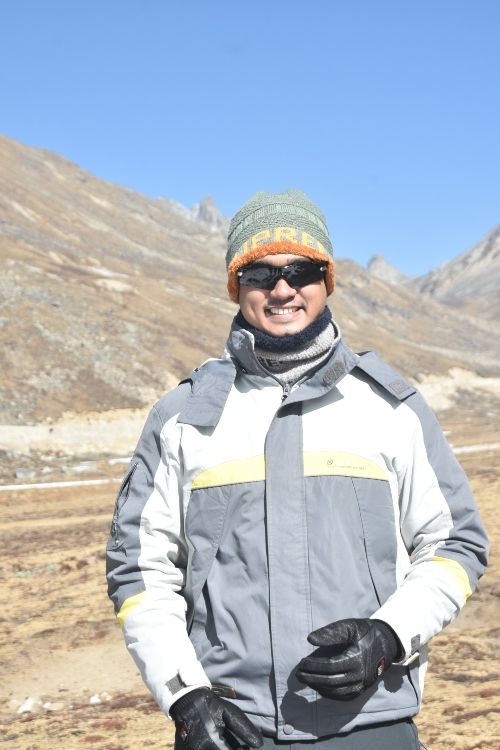
#> input picture Lab/dip_lap_4237/sample_color.JPG, 500 x 750 px, found by its file name
$ python Lab_08_Histogram_Equalization_for_an_Image.py
#> lines starting #> are read from the running program, lines starting #| are printed output that depends on the picture
import cv2
import numpy as np
import matplotlib.pyplot as plt

# Step 1: Load the input image
image = cv2.imread('sample_color.jpg', 0)  # Read image as grayscale
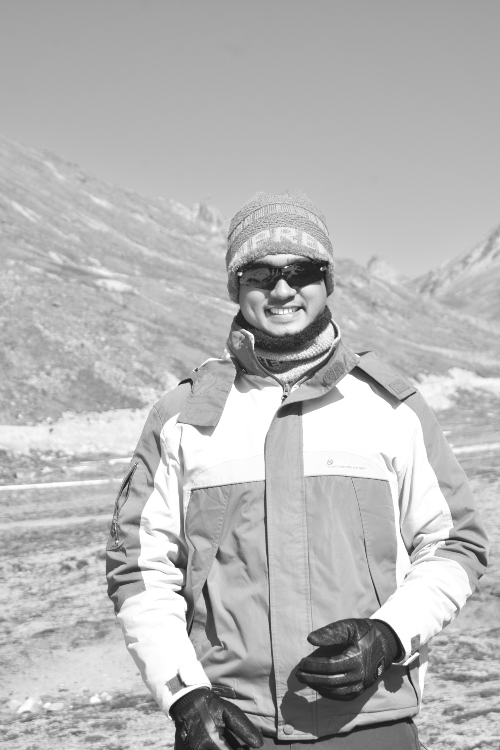
#> image: shape (750, 500); min 21, max 255, mean 181.8

# Step 2: Calculate the histogram of the input image
hist = cv2.calcHist([image], [0], None, [256], [0, 256])
#> hist = 256 values, max 18376 at index 255, min 0 at index 0, mean 1464.8

# Step 3: Compute the cumulative distribution function (CDF)
cdf = hist.cumsum()
#> cdf = 256 values from 0 to 375000

# Step 4: Normalize the CDF to the range [0, 255]
cdf_normalized = cdf * float(hist.max()) / cdf.max()
#> cdf_normalized = 256 values from 0 to 18376

# Step 5: Map the old pixel values to new values
image_equalized = np.interp(image, range(0, 256), cdf_normalized).astype(np.uint8)
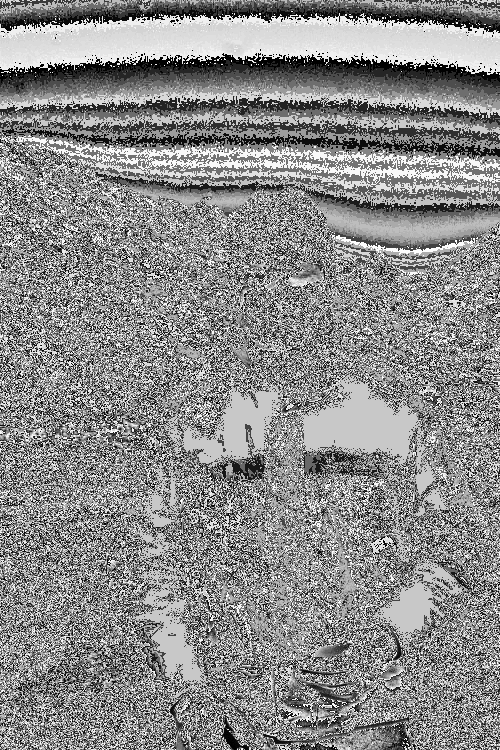
#> image_equalized: shape (750, 500); min 0, max 255, mean 138.6

# Step 6: Plot histograms and images
plt.figure(figsize=(12, 6))

# Original image and histogram
plt.subplot(1, 2, 1)
plt.title('Original Image')
plt.imshow(image, cmap='gray')
plt.axis('off')

plt.subplot(1, 2, 2)
plt.title('Histogram of Original Image')
plt.hist(image.ravel(), bins=256, range=(0, 256), color='black')

plt.show()
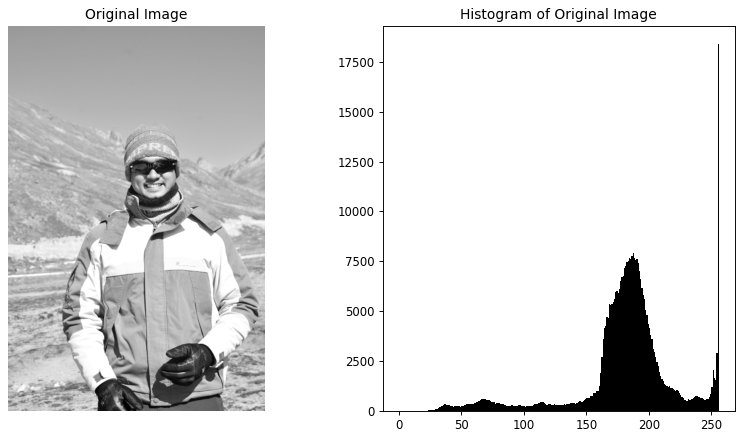
#> figure drawn by matplotlib, 2 panels; panel 2: tallest bar 18376 high, from x = 255 to 256

# Equalized image and histogram
plt.figure(figsize=(12, 6))

plt.subplot(1, 2, 1)
plt.title('Equalized Image')
plt.imshow(image_equalized, cmap='gray')
plt.axis('off')

plt.subplot(1, 2, 2)
plt.title('Histogram of Equalized Image')
plt.hist(image_equalized.ravel(), bins=256, range=(0, 256), color='black')

plt.show()
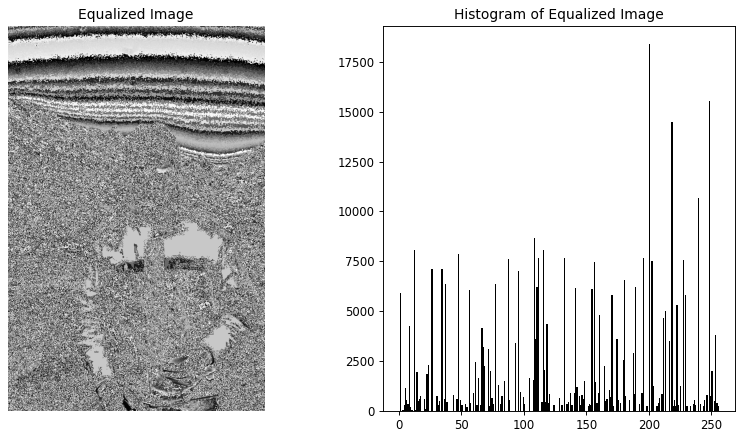
#> figure drawn by matplotlib, 2 panels; panel 2: tallest bar 18376 high, from x = 200 to 201

# Save the result
cv2.imwrite('equalized_image.jpg', image_equalized)
